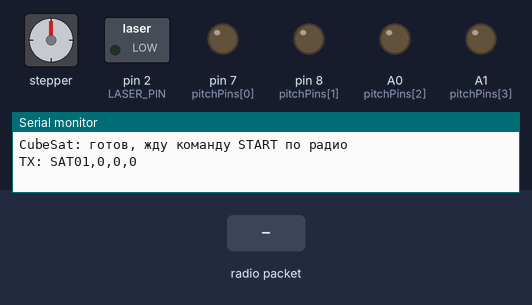
Bench run of a sketch on a simulated Arduino Uno, built with avr-gcc and run on an emulated ATmega328P. Parts: stepper motor, switched loads named in the sketch (green lamp = pin HIGH), output pins drawn as LEDs (lit = HIGH), the last lines printed to the serial monitor. Wiring (inferred from the names in the program): stepper motor (2048 steps per turn assumed): coils pin 3, pin 4, pin 5, pin 6. The inputs (shaded band) are chosen by the test bench. No radio packets arrive unless stated; pins used as bus, display or sensor lines are not drawn.

Above: at 1.2 s.
1.3 s: radio packet "START" arrives
At 2.8 s:
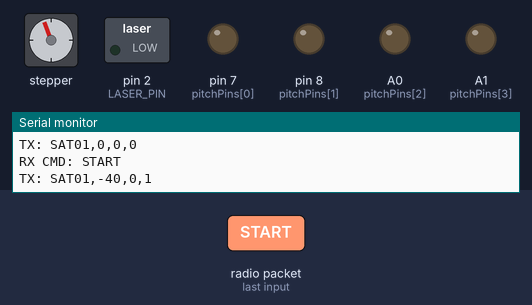
3.4 s: radio packet "STOP" arrives
5.5 s: radio packet "LASER_ON" arrives
At 5.9 s:
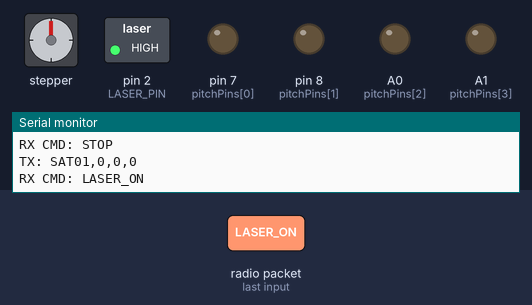
7.0 s: radio packet "START" arrives
At 8.4 s:
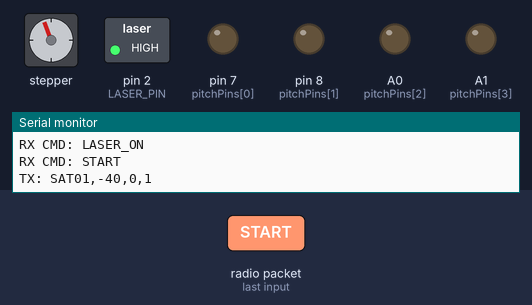
9.1 s: radio packet "STOP" arrives
Timing chart, 0 to 12.1 s (numbered marks = the images above; inputs shaded):
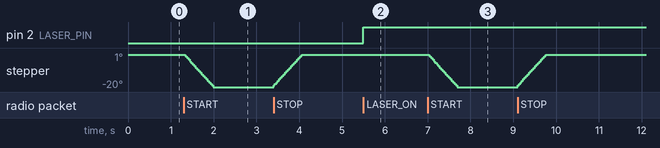

The sketch:

CUBESAT.ino
```cpp
#include <SPI.h>
#include <nRF24L01.h>
#include <RF24.h>

// ==== nRF24 адреса ====
const byte ADDR_CMD [6] = "SAT01";  // команда: станция -> кубсат
const byte ADDR_TELE[6] = "GS001";  // телеметрия: кубсат -> станция

RF24 radio(9, 10);  // CE=9, CSN=10

// ==== Лазер ====
const int LASER_PIN = 2;

// ==== Шаговые моторы (28BYJ-48 + ULN2003) ====
const int yawPins[4]   = {3, 4, 5, 6};    // горизонтальная ось
const int pitchPins[4] = {7, 8, A0, A1};  // вертикальная ось

// 2048 шагов на 360° → ~5.7 шага на градус [web:56]
const float STEPS_PER_DEG = 2048.0 / 360.0;

// Текущее положение (в градусах)
int angleH = 0;   // горизонт (поворот)
int angleV = 0;   // вертикаль (наклон)

// Фаза последовательности (0..7) для каждого мотора
int phaseYaw   = 0;
int phasePitch = 0;

// Режимы по ТЗ [file:1]
enum ScanMode { MODE_IDLE = 0, MODE_H = 1, MODE_V = 2, MODE_D1 = 3, MODE_D2 = 4 };
ScanMode mode = MODE_IDLE;

bool scanning = false;         // сейчас выполняется цикл сканирования
int  stepIndex = 0;            // шаг внутри текущего режима (0..8)
unsigned long lastStepTime = 0;

// ==== Таблица шаговой последовательности (полный шаг) ====
const uint8_t STEP_SEQ[8][4] = {
  {1,0,0,0},
  {1,1,0,0},
  {0,1,0,0},
  {0,1,1,0},
  {0,0,1,0},
  {0,0,1,1},
  {0,0,0,1},
  {1,0,0,1}
};

// ---------- НИЗКОУРОВНЕВОЕ УПРАВЛЕНИЕ МОТОРАМИ ----------

void stepYaw(int dir) { // dir = +1 или -1
  phaseYaw += dir;
  if (phaseYaw > 7) phaseYaw = 0;
  if (phaseYaw < 0) phaseYaw = 7;
  for (int i = 0; i < 4; i++) {
    digitalWrite(yawPins[i], STEP_SEQ[phaseYaw][i]);
  }
}

void stepPitch(int dir) {
  phasePitch += dir;
  if (phasePitch > 7) phasePitch = 0;
  if (phasePitch < 0) phasePitch = 7;
  for (int i = 0; i < 4; i++) {
    digitalWrite(pitchPins[i], STEP_SEQ[phasePitch][i]);
  }
}

void moveMotorToAngle(int targetDeg, int &currentDeg, bool yawMotor) {
  int deltaDeg = targetDeg - currentDeg;
  if (deltaDeg == 0) return;

  int steps = (int)round(abs(deltaDeg) * STEPS_PER_DEG);
  int dir = (deltaDeg > 0) ? +1 : -1;

  for (int i = 0; i < steps; i++) {
    if (yawMotor) stepYaw(dir);
    else          stepPitch(dir);
    delay(3);          // скорость вращения
  }

  // Отключаем катушки для экономии
  int const* pins = yawMotor ? yawPins : pitchPins;
  for (int i = 0; i < 4; i++) {
    digitalWrite(pins[i], LOW);
  }

  currentDeg = targetDeg;
}

// Переместить сразу оба угла
void setAngles(int targetH, int targetV) {
  moveMotorToAngle(targetH, angleH, true);
  moveMotorToAngle(targetV, angleV, false);
}

// ---------- СКАНИРОВАНИЕ ПО ТЗ ----------
// Возвращает true, если есть следующий шаг в этом режиме
bool getTargetForStep(ScanMode m, int idx, int &h, int &v) {
  // Все режимы используют индексы 0..8 (углы -40..40 с шагом 10)
  if (idx < 0 || idx > 8) return false;

  int base = -40 + idx * 10;

  switch (m) {
    case MODE_H:
      // Горизонтальный скан по ТЗ: фиксируем горизонталь 0°, меняем вертикаль -40..+40 [file:1]
      h = base;
      v = 0;
      return true;

    case MODE_V:
      // Вертикальный скан: фиксируем вертикаль 0°, меняем горизонталь -40..+40 [file:1]
      h = 0;
      v = base;
      return true;

    case MODE_D1:
      // Диагональ 1: (-40,-40) → (40,40)
      h = base;
      v = base;
      return true;

    case MODE_D2:
      // Диагональ 2: (-40,40) → (40,-40)
      h = base;
      v = 40 - idx * 10;
      return true;

    default:
      return false;
  }
}

// ---------- РАДИО И ТЕЛЕМЕТРИЯ ----------

void sendTelemetry() {
  // Формат: ID,горизонт,вертикаль,режим
  char buf[32];
  snprintf(buf, sizeof(buf), "SAT01,%d,%d,%d", angleH, angleV, (int)mode);

  radio.stopListening();
  radio.openWritingPipe(ADDR_TELE);
  radio.write(buf, strlen(buf) + 1);
  radio.startListening();

  Serial.print("TX: ");
  Serial.println(buf);
}

void handleCommand(const char *cmd) {
  Serial.print("RX CMD: ");
  Serial.println(cmd);

  if (strcmp(cmd, "START") == 0 && !scanning) {
    // Запуск цикла сканирования
    scanning = true;
    mode = MODE_H;
    stepIndex = 0;

    // Первый шаг — сразу (требование <=2 секунд до движения) [file:1]
    int h, v;
    if (getTargetForStep(mode, stepIndex, h, v)) {
      setAngles(h, v);
      sendTelemetry();
      stepIndex++;
      lastStepTime = millis();
    }
  } else if (strcmp(cmd, "STOP") == 0) {
    // Аварийный стоп
    scanning = false;
    mode = MODE_IDLE;
    setAngles(0, 0);
    sendTelemetry();
  } else if (strcmp(cmd, "LASER_ON") == 0) {
    digitalWrite(LASER_PIN, HIGH);
  } else if (strcmp(cmd, "LASER_OFF") == 0) {
    digitalWrite(LASER_PIN, LOW);
  }
}

void receiveRadio() {
  if (!radio.available()) return;

  char buf[32];
  radio.read(&buf, sizeof(buf));
  buf[31] = '\0';
  handleCommand(buf);
}

// Один шаг сканирования каждые 3 секунды
void updateScanning() {
  if (!scanning) return;

  if (millis() - lastStepTime < 3000) return;

  int h, v;
  if (getTargetForStep(mode, stepIndex, h, v)) {
    setAngles(h, v);
    sendTelemetry();
    stepIndex++;
    lastStepTime = millis();
  } else {
    // Режим завершён — переключаемся на следующий
    switch (mode) {
      case MODE_H:  mode = MODE_V;  break;
      case MODE_V:  mode = MODE_D1; break;
      case MODE_D1: mode = MODE_D2; break;
      case MODE_D2:
      default:
        // Все 4 режима пройдены — возврат в (0,0) и ожидание новой команды
        scanning = false;
        mode = MODE_IDLE;
        setAngles(0, 0);
        sendTelemetry();
        break;
    }
    stepIndex = 0;
  }
}

// ---------- setup / loop ----------

void setup() {
  Serial.begin(115200);

  pinMode(LASER_PIN, OUTPUT);
  digitalWrite(LASER_PIN, LOW);

  for (int i = 0; i < 4; i++) {
    pinMode(yawPins[i], OUTPUT);
    pinMode(pitchPins[i], OUTPUT);
    digitalWrite(yawPins[i], LOW);
    digitalWrite(pitchPins[i], LOW);
  }

  // Радио
  radio.begin();
  radio.setPALevel(RF24_PA_LOW);
  radio.setDataRate(RF24_250KBPS);
  radio.setChannel(90);
  radio.setAutoAck(true);

  radio.openReadingPipe(1, ADDR_CMD);   // слушаем команды
  radio.startListening();

  Serial.println("CubeSat: готов, жду команду START по радио");
  setAngles(0, 0);   // начальное состояние (0°,0°) [file:1]
  sendTelemetry();
}

void loop() {
  receiveRadio();    // приём команд
  updateScanning();  // выполнение сканирования
}
```

Measured:
- after the input at 1.3 s, stepper: turns 20° counter-clockwise in 0.65 s, starting at once
- after the input at 5.5 s, pin 2 (LASER_PIN): LOW → HIGH at once
- after the input at 7.0 s, stepper: turns 20° counter-clockwise in 0.65 s, starting at once
